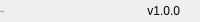
              <widget class="QFrame" name="bottomBar">
               <property name="minimumSize">
                <size>
                 <width>0</width>
                 <height>22</height>
                </size>
               </property>
               <property name="maximumSize">
                <size>
                 <width>16777215</width>
                 <height>22</height>
                </size>
               </property>
               <property name="frameShape">
                <enum>QFrame::NoFrame</enum>
               </property>
               <property name="frameShadow">
                <enum>QFrame::Raised</enum>
               </property>
               <layout class="QHBoxLayout" name="horizontalLayout_5">
                <property name="spacing">
                 <number>0</number>
                </property>
                <property name="leftMargin">
                 <number>0</number>
                </property>
                <property name="topMargin">
                 <number>0</number>
                </property>
                <property name="rightMargin">
                 <number>0</number>
                </property>
                <property name="bottomMargin">
                 <number>0</number>
                </property>
                <item>
                 <widget class="QLabel" name="creditsLabel">
                  <property name="maximumSize">
                   <size>
                    <width>16777215</width>
                    <height>16</height>
                   </size>
                  </property>
                  <property name="font">
                   <font>
                    <family>Segoe UI</family>
                    <pointsize>-1</pointsize>
                    <italic>false</italic>
                    <bold>false</bold>
                   </font>
                  </property>
                  <property name="text">
                   <string>By: 小菜.</string>
                  </property>
                  <property name="alignment">
                   <set>Qt::AlignLeading|Qt::AlignLeft|Qt::AlignVCenter</set>
                  </property>
                 </widget>
                </item>
                <item>
                 <widget class="QLabel" name="version">
                  <property name="text">
                   <string>v1.0.0</string>
                  </property>
                  <property name="alignment">
                   <set>Qt::AlignRight|Qt::AlignTrailing|Qt::AlignVCenter</set>
                  </property>
                 </widget>
                </item>
                <item>
                 <widget class="QFrame" name="frame_size_grip">
                  <property name="minimumSize">
                   <size>
                    <width>20</width>
                    <height>0</height>
                   </size>
                  </property>
                  <property name="maximumSize">
                   <size>
                    <width>20</width>
                    <height>16777215</height>
                   </size>
                  </property>
                  <property name="frameShape">
                   <enum>QFrame::NoFrame</enum>
                  </property>
                  <property name="frameShadow">
                   <enum>QFrame::Raised</enum>
                  </property>
                 </widget>
                </item>
               </layout>
              </widget>
